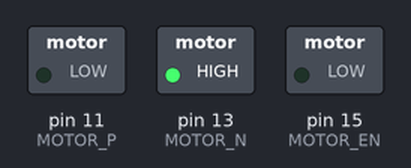
Simulated run of this program. Board: Raspberry Pi (header pin numbers). On the bench: switched loads named in the program (green lamp = pin HIGH).

Above: at 0.05 s.
At 8.55 s:
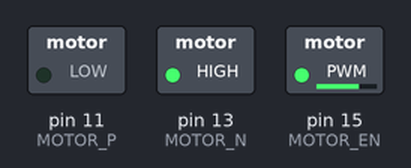
At 9.95 s:
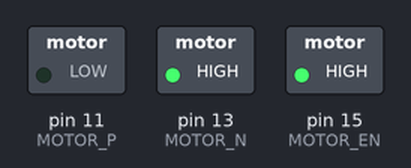
At 11.45 s:
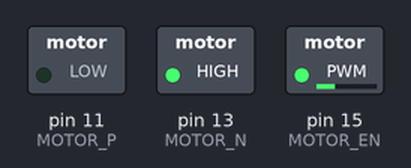
Timing chart, 0 to 24.7 s (numbered marks = the images above):
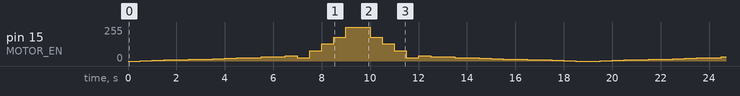

The program:

05_MOTOR_CON.py
```python
import RPi.GPIO as GPIO
import time

GPIO.setmode(GPIO.BOARD)

MOTOR_P=11
MOTOR_N=13
MOTOR_EN=15
dc= [0,1,2,3,4,5,6,7,8,9,10,12,13,15,10,30,50,70,100]

GPIO.setup(MOTOR_P,GPIO.OUT,initial=GPIO.LOW)
GPIO.setup(MOTOR_N,GPIO.OUT,initial=GPIO.HIGH)
GPIO.setup(MOTOR_EN,GPIO.OUT)

p= GPIO.PWM(MOTOR_EN,100)
p.start(0)


try:
    while True:
        for val in dc:
            p.ChangeDutyCycle(val)
            time.sleep(0.5)
        dc.reverse()

except KeyboardInterrupt:
    p.stop()

finally:
    print("Cleanup")
    GPIO.Cleanup()
```
